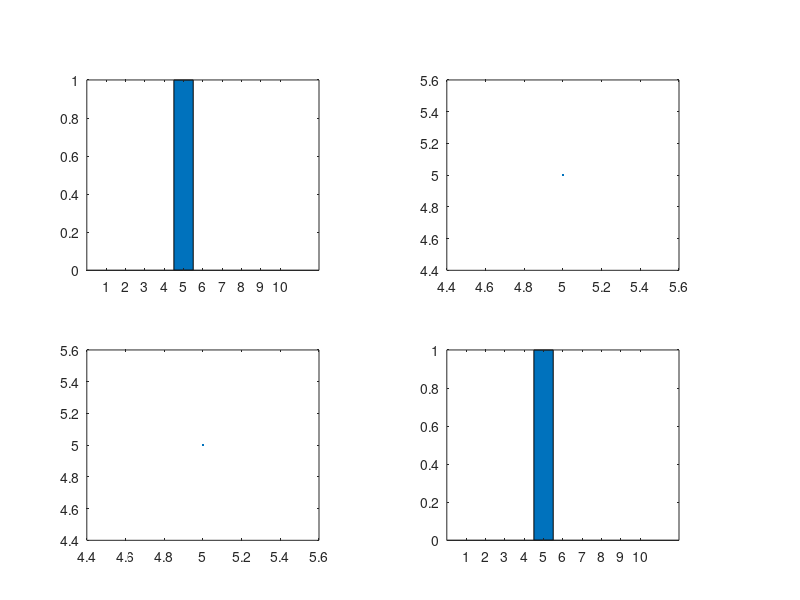

Write the MATLAB code that produced this figure.

function [A]=RungeKutta_Orden2;
  fprintf('\n');
  fprintf('METODO DE RUNGE KUTTA DE 2DO ORDEN - METODO DE HEUN \n');
  funcion=input('Ingrese la funcion despejada, F(x,y): ','s');
  x=input('Ingrese el valor inicial x: ');
  y=input('Ingrese el valor inicial F(x) = y: ');

  a=input('Ingrese el inicio del intervalo: ');
  b=input('Ingrese el final del intervalo: ');
  h=input('Ingrese el tamaño de paso: ');
  f=inline(funcion);

  
#Creando matriz para almacenar datos:
  B(1,1)=x;
  B(2,1)=y;
  
#INICIO DEL BUCLE:
for i=1:((b-a)/h);
  k1=h*(f(x,y));
  k2=h*(f(x+((2/3)*h),y+((2/3)*k1)));

  y=y+((1/4)*(k1+(3*k2)));
  x=a+(i*h);
  
  B(1,i+1)=x;
  B(2,i+1)=y;

endfor
A(:,1)=B(1,:);
A(:,2)=B(2,:);
plotmatrix (A)
endfunction
